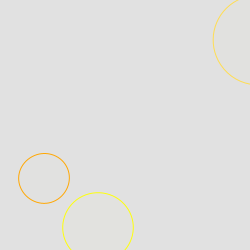
Frame 1 (no input)
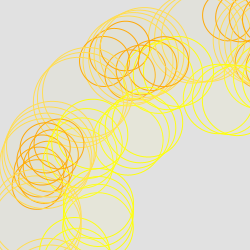
Frame 60 (the mouse pressed at the canvas centre just before this capture)
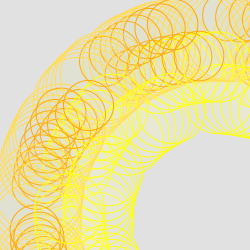
Frame 120 (the mouse held since frame 60 and released just before this capture)

The Processing sketch that drew these frames (run headless with seeded random() and noise(); from frame 60 on, the mouse is pressed at the canvas centre):

// Processing sketch: processing_18777
// ── processing_18777.pde

float angle = 95.0;

void setup(){
  size(250,250);
  background(225);
  smooth();

}

void draw(){
stroke(255,221,82);
  fill(255,205,0,2);
  angle=angle+0.15;
  translate(220,220);
  rotate(angle+0.09);
  ellipse(-130,-130,90,90);
//orange circles


 stroke(255,168,5);
fill(255,232,188,3);
angle=angle+0.85;
translate(20,20);
rotate(angle);
ellipse(130,130,50,50);
 



stroke(254,255,13);
fill(255,255,185,10);
angle=angle+0.85;
translate(90,90);
rotate(angle+0.09);
ellipse(-20,20,70,70);
 
 
 
  
    
 }



 
  
